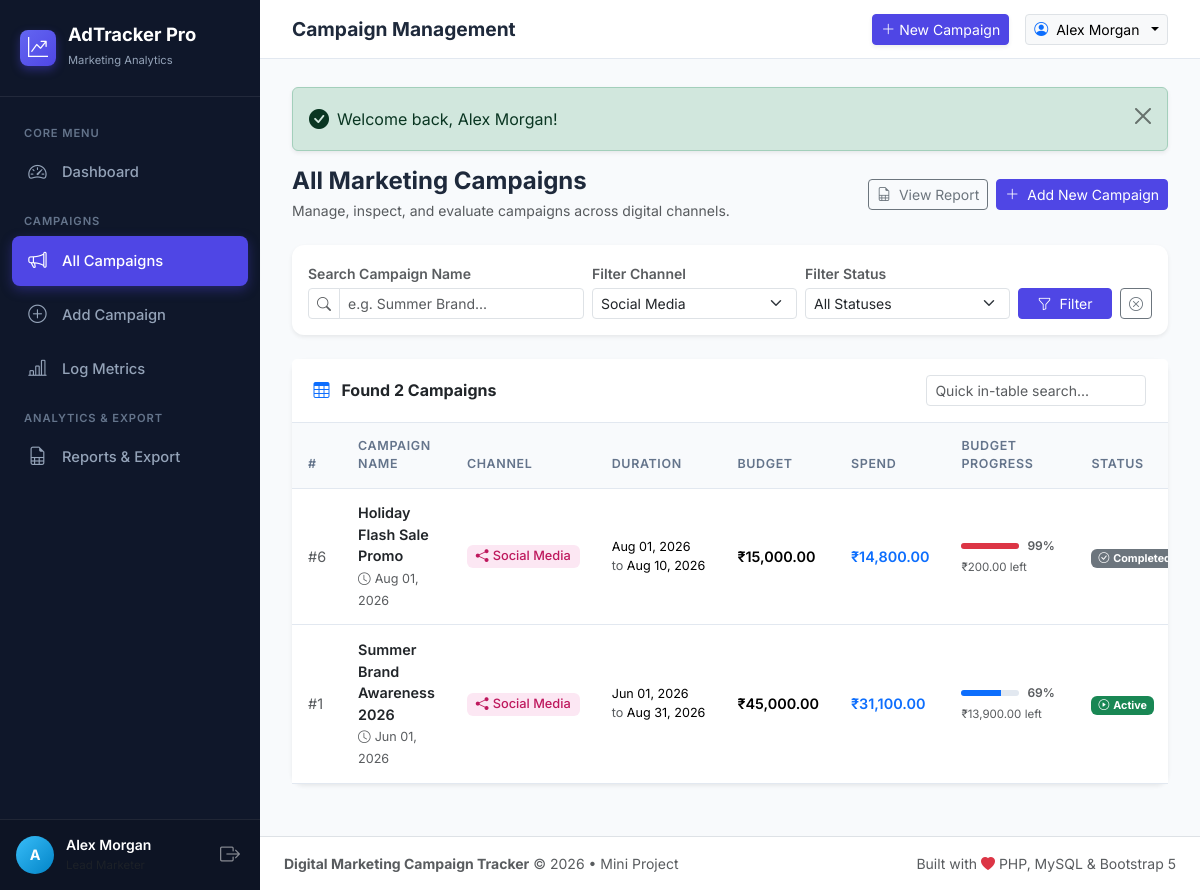
Page /campaigns.php?channel=Social Media (signed in) on the committed database.
### tables this page shows
CREATE TABLE `campaigns` (
  `id` INT AUTO_INCREMENT PRIMARY KEY,
  `user_id` INT NOT NULL,
  `campaign_name` VARCHAR(200) NOT NULL,
  `channel` ENUM('Social Media', 'Email', 'PPC', 'SEO', 'Display') NOT NULL,
  `start_date` DATE NOT NULL,
  `end_date` DATE NOT NULL,
  `budget` DECIMAL(12, 2) NOT NULL DEFAULT 0.00,
  `status` ENUM('Active', 'Paused', 'Completed') NOT NULL DEFAULT 'Active',
  `created_at` TIMESTAMP DEFAULT CURRENT_TIMESTAMP,
  CONSTRAINT `fk_campaigns_user` 
    FOREIGN KEY (`user_id`) REFERENCES `users` (`id`) 
    ON DELETE CASCADE 
    ON UPDATE CASCADE
);

### campaigns.php (the view, shortened to what this page needs)
<?php
require_once __DIR__ . '/includes/header.php';
$search  = trim($_GET['search'] ?? '');
$channel = trim($_GET['channel'] ?? '');
$status  = trim($_GET['status'] ?? '');
$sql = "
    SELECT
        c.*,
        COALESCE(SUM(m.amount_spent), 0) AS total_spent,
        COALESCE(SUM(m.conversions), 0)  AS total_conversions,
        COALESCE(SUM(m.clicks), 0)       AS total_clicks,
        COALESCE(SUM(m.impressions), 0)  AS total_impressions,
        COUNT(m.id)                      AS metric_records_count
    FROM campaigns c
    LEFT JOIN campaign_metrics m ON c.id = m.campaign_id
    WHERE 1=1
";
$params = [];
if (!empty($channel)) {
    $sql .= " AND c.channel = :channel";
    $params[':channel'] = $channel;
}
$sql .= " GROUP BY c.id ORDER BY c.id DESC";
try {
    $stmt = $pdo->prepare($sql);
    $stmt->execute($params);
    $campaigns = $stmt->fetchAll();
} catch (PDOException $e) {
    die("Error fetching campaigns: " . htmlspecialchars($e->getMessage()));
}
?>
<div class="d-flex flex-wrap justify-content-between align-items-center mb-4 gap-3">
    <div>
        <h4 class="fw-bold mb-1">All Marketing Campaigns</h4>
        <p class="text-muted small mb-0">Manage, inspect, and evaluate campaigns across digital channels.</p>
    </div>
    <div class="d-flex gap-2">
        <a href="reports.php" class="btn btn-outline-secondary btn-sm">
            <i class="bi bi-file-earmark-spreadsheet me-1"></i> View Report
        </a>
        <a href="add_campaign.php" class="btn btn-primary btn-sm">
            <i class="bi bi-plus-lg me-1"></i> Add New Campaign
        </a>
    </div>
</div>
<div class="card shadow-sm border-0 mb-4">
    <div class="card-body p-3">
        <form method="GET" action="campaigns.php" class="row g-2 align-items-end">
            <div class="col-md-4">
                <label for="search" class="form-label small fw-semibold text-muted mb-1">Search Campaign Name</label>
                <div class="input-group input-group-sm">
                    <span class="input-group-text bg-white"><i class="bi bi-search text-muted"></i></span>
                    <input type="text" class="form-control" id="search" name="search" value="<?= htmlspecialchars($search) ?>" placeholder="e.g. Summer Brand...">
                </div>
            </div>
            <div class="col-sm-6 col-md-3">
                <label for="channel" class="form-label small fw-semibold text-muted mb-1">Filter Channel</label>
                <select class="form-select form-select-sm" id="channel" name="channel">
                    <option value="Social Media" <?= ($channel === 'Social Media') ? 'selected' : '' ?>>Social Media</option>
                </select>
            </div>
            <div class="col-sm-6 col-md-3">
                <label for="status" class="form-label small fw-semibold text-muted mb-1">Filter Status</label>
                <select class="form-select form-select-sm" id="status" name="status">
                    <option value="">All Statuses</option>
                </select>
            </div>
            <div class="col-md-2 d-flex gap-2">
                <button type="submit" class="btn btn-sm btn-primary w-100">
                    <i class="bi bi-funnel me-1"></i> Filter
                </button>
                <?php if (!empty($search) || !empty($channel) || !empty($status)): ?>
                    <a href="campaigns.php" class="btn btn-sm btn-outline-secondary" title="Reset Filters">
                        <i class="bi bi-x-circle"></i>
                    </a>
                <?php endif; ?>
            </div>
        </form>
    </div>
</div>
<div class="card shadow-sm border-0">
    <div class="card-header bg-white d-flex justify-content-between align-items-center py-3">
        <span class="fw-bold text-dark">
            <i class="bi bi-table me-2 text-primary"></i>
            Found <?= count($campaigns) ?> Campaign<?= count($campaigns) !== 1 ? 's' : '' ?>
        </span>
        <div class="d-none d-md-block" style="width: 220px;">
            <input type="text" id="tableLiveSearch" class="form-control form-control-sm" placeholder="Quick in-table search...">
        </div>
    </div>
    <div class="card-body p-0">
        <div class="table-responsive">
            <table class="table table-hover align-middle mb-0" id="campaignsDataTable">
                <thead class="table-light">
                    <tr>
                        <th style="width: 50px;">#</th>
                        <th>Campaign Name</th>
                        <th>Channel</th>
                        <th>Duration</th>
                        <th>Budget</th>
                        <th>Spend</th>
                        <th style="min-width: 130px;">Budget Progress</th>
                        <th>Status</th>
                    </tr>
                </thead>
                <tbody>
                    <?php if (empty($campaigns)): ?>
                        <tr>
                            <td colspan="9" class="text-center py-5 text-muted">
                                <i class="bi bi-search fs-2 d-block mb-2"></i>
                                No campaigns match your current filters.
                                <div class="mt-2">
                                    <a href="campaigns.php" class="btn btn-sm btn-outline-secondary me-2">Clear Filters</a>
                                    <a href="add_campaign.php" class="btn btn-sm btn-primary">Create New Campaign</a>
                                </div>
                            </td>
                        </tr>
                    <?php else: ?>
                        <?php foreach ($campaigns as $c):
                            $budget = (float)$c['budget'];
                            $spent = (float)$c['total_spent'];
                            $remaining = $budget - $spent;
                            $pct = ($budget > 0) ? min(100, round(($spent / $budget) * 100)) : 0;
                            $barColor = $pct > 90 ? 'bg-danger' : ($pct > 75 ? 'bg-warning' : 'bg-primary');
                        ?>
                            <tr>
                                <td class="text-muted small">#<?= $c['id'] ?></td>
                                <td>
                                    <a href="campaign_detail.php?id=<?= $c['id'] ?>" class="fw-semibold text-dark text-decoration-none d-block">
                                        <?= htmlspecialchars($c['campaign_name']) ?>
                                    </a>
                                    <small class="text-muted">
                                        <i class="bi bi-clock me-1"></i><?= date('M d, Y', strtotime($c['created_at'])) ?>
                                    </small>
                                </td>
                                <td><?= render_channel_badge($c['channel']) ?></td>
                                <td>
                                    <div class="small text-nowrap">
                                        <?= date('M d, Y', strtotime($c['start_date'])) ?><br>
                                        <span class="text-muted">to</span> <?= date('M d, Y', strtotime($c['end_date'])) ?>
                                    </div>
                                </td>
                                <td class="fw-semibold"><?= format_currency($budget) ?></td>
                                <td class="text-primary fw-semibold"><?= format_currency($spent) ?></td>
                                <td>
                                    <div class="d-flex align-items-center gap-2">
                                        <div class="progress flex-grow-1" style="height: 6px;">
                                            <div class="progress-bar <?= $barColor ?>" role="progressbar" style="width: <?= $pct ?>%;" aria-valuenow="<?= $pct ?>" aria-valuemin="0" aria-valuemax="100"></div>
                                        </div>
                                        <small class="text-muted fw-semibold" style="font-size: 0.75rem; min-width: 32px;"><?= $pct ?>%</small>
                                    </div>
                                    <small class="text-muted" style="font-size: 0.72rem;">
                                        <?= format_currency(max(0, $remaining)) ?> left
                                    </small>
                                </td>
                                <td><?= render_status_badge($c['status']) ?></td>
                            </tr>
                        <?php endforeach; ?>
                    <?php endif; ?>
                </tbody>
            </table>
        </div>
    </div>
</div>
<?php require_once __DIR__ . '/includes/footer.php'; ?>

### includes/db_connect.php (shortened to what this page needs)
<?php
function format_currency($amount) {
    return '₹' . number_format((float)($amount ?? 0), 2);
}
function render_status_badge($status) {
    switch ($status) {
        case 'Active':
            return '<span class="badge bg-success"><i class="bi bi-play-circle me-1"></i>Active</span>';
        case 'Completed':
            return '<span class="badge bg-secondary"><i class="bi bi-check-circle me-1"></i>Completed</span>';
    }
}
function render_channel_badge($channel) {
    $icon = 'bi-broadcast';
    $colorClass = 'badge-channel-general';
    switch ($channel) {
        case 'Social Media':
            $icon = 'bi-share-fill';
            $colorClass = 'badge-channel-social';
            break;
    }
    return '<span class="badge channel-badge ' . $colorClass . '"><i class="bi ' . $icon . ' me-1"></i>' . htmlspecialchars($channel) . '</span>';
}

### assets/css/custom.css (style rules this page uses)
:root { --primary-color: #4f46e5; --primary-hover: #4338ca; --primary-light: #eef2ff; --sidebar-bg: #0f172a; --sidebar-hover: #1e293b; --sidebar-active: #4f46e5; --sidebar-text: #94a3b8; --body-bg: #f8fafc; --card-bg: #ffffff; --border-color: #e2e8f0; --text-main: #1e293b; --text-muted: #64748b; }
body { background-color: var(--body-bg); color: var(--text-main); font-family: 'Inter', -apple-system, BlinkMacSystemFont, "Segoe UI", Roboto, Helvetica, Arial, sans-serif; min-height: 100vh; overflow-x: hidden; }
.card { background-color: var(--card-bg); border: 1px solid var(--border-color); border-radius: 12px; box-shadow: 0 1px 3px rgba(0, 0, 0, 0.04), 0 1px 2px rgba(0, 0, 0, 0.02); margin-bottom: 1.5rem; }
.card-header { background-color: transparent; border-bottom: 1px solid var(--border-color); padding: 1.15rem 1.35rem; font-weight: 600; color: var(--text-main); }
.channel-badge { padding: 0.4em 0.7em; font-size: 0.8rem; font-weight: 500; border-radius: 6px; }
.badge-channel-social { background-color: #fce7f3; color: #be185d; }
.table { margin-bottom: 0; vertical-align: middle; }
.table th { font-size: 0.78rem; font-weight: 600; text-transform: uppercase; letter-spacing: 0.05em; color: var(--text-muted); background-color: #f8fafc; border-bottom: 1px solid var(--border-color); padding: 0.85rem 1rem; }
.table td { padding: 0.85rem 1rem; border-bottom: 1px solid var(--border-color); font-size: 0.9rem; }
.btn-primary { background-color: var(--primary-color); border-color: var(--primary-color); }
.progress { height: 8px; border-radius: 4px; background-color: #e2e8f0; }

### rows in the picture
campaigns: id "6", campaign_name "Holiday Flash Sale Promo", created_at "Aug 01, 2026", channel "Social Media", start_date "Aug 01, 2026", end_date "Aug 10, 2026", budget "₹15,000.00", spent "₹14,800.00", pct "99", remaining "₹200.00", status "Completed" (drawn)
campaigns: id "1", campaign_name "Summer Brand Awareness 2026", created_at "Jun 01, 2026", channel "Social Media", start_date "Jun 01, 2026", end_date "Aug 31, 2026", budget "₹45,000.00", spent "₹31,100.00", pct "69", remaining "₹13,900.00", status "Active" (drawn)

### other values in the picture
substr(current_user_name(), 0, 1) "A"
current_user_name() "Alex Morgan"
$header_title "Campaign Management"
$flash['text'] "Welcome back, Alex Morgan!"
count($campaigns) "2"
